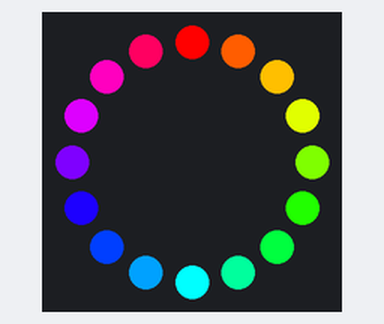
A sketch run on a simulated ATtiny85, built with avr-gcc and run on an emulated ATtiny85. Shown: 16 RGB LEDs in a ring, first at the top, clockwise. Sleep ends after the set time or at an interrupt; random numbers use the default seed unless the sketch sets one; EEPROM starts erased. At 17.8 s the program stops and its outputs stay as they are.

Above: at 0.41 s.
At 1.36 s:
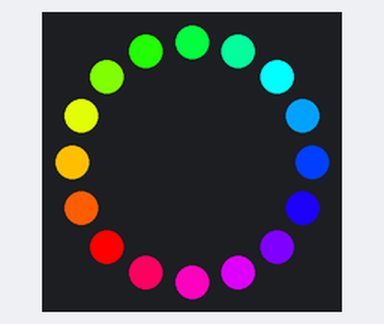
At 1.99 s:
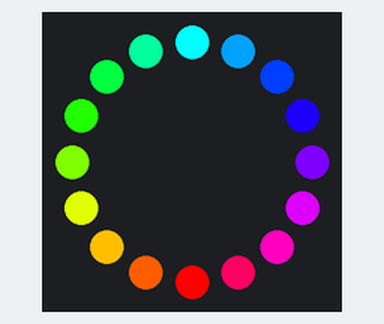
At 10.66 s:
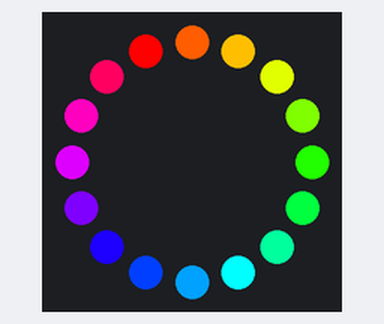
At 15.65 s:
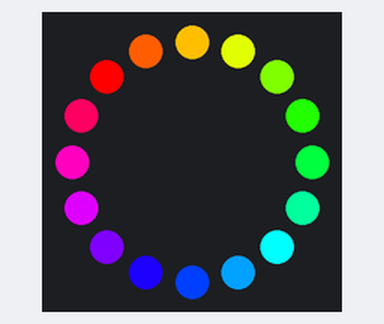
At 17.8 s:
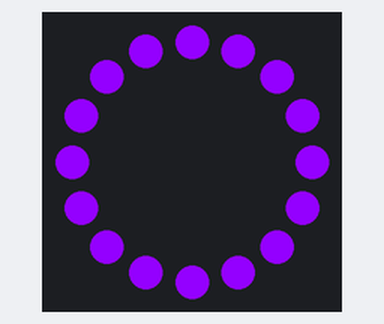

The sketch:

RainbowSpinner.ino
```cpp
// ATMEL ATTINY85
//
//             +-\/-+
//            1|    |8  Vcc
// ANALOG_IN  2|    |7
//            3|    |6  LED_OUT
//       GND  4|    |5
//             +----+
//
// ANALOG_IN - 10k POT
//
//      S - PIN 2
//    +---+
//    | + |
//    +---+
//    A   E - VCC
//    - GND

#include <Adafruit_NeoPixel.h>  //needed for the WS2812
#include <avr/sleep.h>
#include <avr/eeprom.h>

#define LED_OUT 1
#define ANALOG_IN A3
#define BRIGHTNESS 255
#define LEDS 16

Adafruit_NeoPixel ring = Adafruit_NeoPixel(LEDS, LED_OUT, NEO_GRB + NEO_KHZ800);

uint32_t reseedRandomSeed EEMEM = 0xFFFFFFFF;

// https://en.wikipedia.org/wiki/HSL_and_HSV
float hsv_f(float n, uint16_t h, float s, float v) {
  float k = fmod(n + h / 60.0f, 6);
  return v - v * s * fmax(fmin(fmin(k, 4 - k), 1), 0);
}

uint32_t hueColor(uint16_t h, float s = 1) {
  float v = 1;
  uint8_t r = 255 * hsv_f(5, h, s, v);
  uint8_t g = 255 * hsv_f(3, h, s, v);
  uint8_t b = 255 * hsv_f(1, h, s, v);
  return ring.Color(r, g, b);
}

void rainbowSpin(long wait) {
    for (uint8_t procession = 0; procession < LEDS; procession++) {
      for (uint8_t led = 0; led < LEDS; led++) {
        uint32_t color = hueColor(((led + procession) * 360 / LEDS) % 360);
        ring.setPixelColor(led, color);
      }
      ring.show();
      delay(wait);
    }
}

void setup() {
  set_sleep_mode(SLEEP_MODE_PWR_DOWN);
  ring.begin();
  ring.setBrightness(BRIGHTNESS);
  reseedRandom(&reseedRandomSeed);
}

void loop() {
  int analogInput = analogRead(ANALOG_IN);

  uint8_t decay = map(analogInput, 0, 1023, 2, 10);

  for (uint8_t spin = 0; spin < LEDS; spin++) {
    rainbowSpin(spin * decay);
  }

  rainbowSpin(20 * decay + 25);

  // uint32_t color = hueColor(map(analogInput, 0, 1023, 0, 359));
  uint32_t color = hueColor(random(360));
  ring.fill(color, 0, LEDS);
  ring.show();

  // delay(1000);
  sleep_mode();
}

/*==============================================================================
  Call reseedRandom once in setup to start random on a new sequence.  Uses
  four bytes of EEPROM.
==============================================================================*/

void reseedRandom(uint32_t* address) {
  static const uint32_t HappyPrime = 127807 /*937*/;
  uint32_t raw;
  unsigned long seed;

  // Read the previous raw value from EEPROM
  raw = eeprom_read_dword(address);

  // Loop until a seed within the valid range is found
  do {
    // Incrementing by a prime (except 2) every possible raw value is visited
    raw += HappyPrime;

    // Park-Miller is only 31 bits so ignore the most significant bit
    seed = raw & 0x7FFFFFFF;
  } while ((seed < 1) || (seed > 2147483646));

  // Seed the random number generator with the next value in the sequence
  srandom(seed);

  // Save the new raw value for next time
  eeprom_write_dword(address, raw);
}

inline void reseedRandom(unsigned short address) {
  reseedRandom((uint32_t*)(address));
}


/*==============================================================================
  So the reseedRandom raw value can be initialized allowing different
  applications or instances to have different random sequences.

  Generate initial raw values...

  https://www.random.org/cgi-bin/randbyte?nbytes=4&format=h
  https://www.fourmilab.ch/cgi-bin/Hotbits?nbytes=4&fmt=c&npass=1&lpass=8&pwtype=3

==============================================================================*/

void reseedRandomInit(uint32_t* address, uint32_t value) {
  eeprom_write_dword(address, value);
}

inline void reseedRandomInit(unsigned short address, uint32_t value) {
  reseedRandomInit((uint32_t*)(address), value);
}
```
